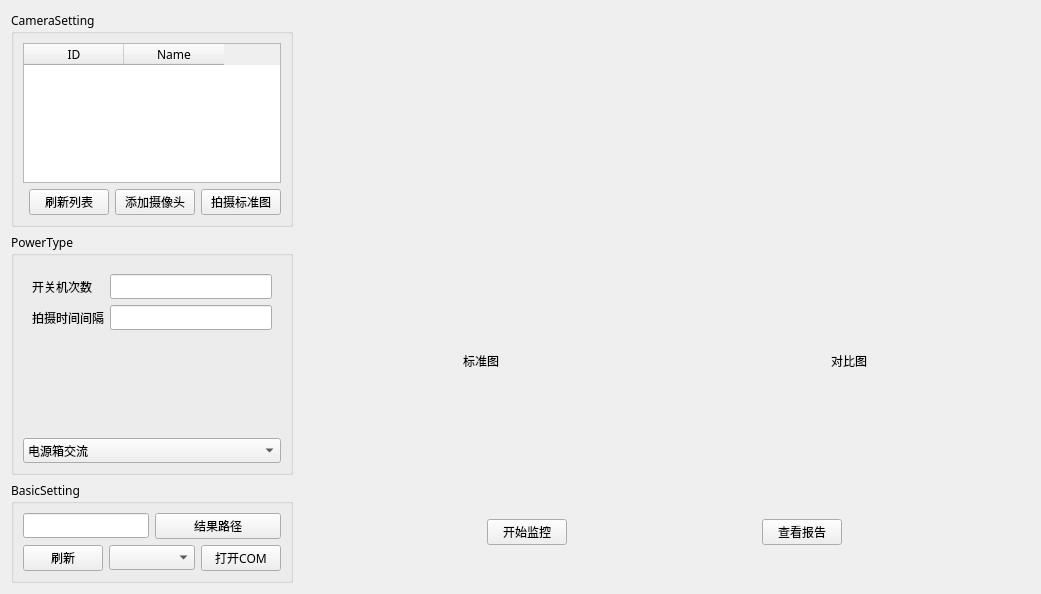
<?xml version="1.0" encoding="UTF-8"?>
<ui version="4.0">
 <class>Form</class>
 <widget class="QWidget" name="Form">
  <property name="geometry">
   <rect>
    <x>0</x>
    <y>0</y>
    <width>1041</width>
    <height>594</height>
   </rect>
  </property>
  <property name="font">
   <font>
    <family>微软雅黑</family>
   </font>
  </property>
  <property name="windowTitle">
   <string>TvPowerOnOffSupervisory</string>
  </property>
  <property name="windowIcon">
   <iconset>
    <normaloff>../../.designer/backup/Res/tv.jpg</normaloff>../../.designer/backup/Res/tv.jpg</iconset>
  </property>
  <layout class="QGridLayout" name="gridLayout_2" columnstretch="1,3">
   <item row="0" column="0">
    <widget class="QGroupBox" name="groupBox">
     <property name="title">
      <string>CameraSetting</string>
     </property>
     <layout class="QGridLayout" name="gridLayout">
      <item row="1" column="3">
       <widget class="QPushButton" name="capture_std_btn">
        <property name="text">
         <string>拍摄标准图</string>
        </property>
       </widget>
      </item>
      <item row="0" column="0" colspan="4">
       <widget class="QTableWidget" name="camera_list">
        <property name="columnCount">
         <number>2</number>
        </property>
        <column>
         <property name="text">
          <string>ID</string>
         </property>
        </column>
        <column>
         <property name="text">
          <string>Name</string>
         </property>
        </column>
       </widget>
      </item>
      <item row="1" column="1">
       <widget class="QPushButton" name="refresh_camera_list_btn">
        <property name="text">
         <string>刷新列表</string>
        </property>
       </widget>
      </item>
      <item row="1" column="2">
       <widget class="QPushButton" name="add_camera_btn">
        <property name="text">
         <string>添加摄像头</string>
        </property>
       </widget>
      </item>
     </layout>
    </widget>
   </item>
   <item row="0" column="1" rowspan="2">
    <layout class="QHBoxLayout" name="horizontalLayout_5">
     <item>
      <layout class="QVBoxLayout" name="verticalLayout_2">
       <item>
        <widget class="QLabel" name="label_22">
         <property name="text">
          <string/>
         </property>
        </widget>
       </item>
       <item>
        <layout class="QHBoxLayout" name="horizontalLayout_3">
         <item>
          <spacer name="horizontalSpacer_3">
           <property name="orientation">
            <enum>Qt::Horizontal</enum>
           </property>
           <property name="sizeHint" stdset="0">
            <size>
             <width>40</width>
             <height>20</height>
            </size>
           </property>
          </spacer>
         </item>
         <item>
          <widget class="QLabel" name="label_24">
           <property name="text">
            <string>标准图</string>
           </property>
          </widget>
         </item>
         <item>
          <spacer name="horizontalSpacer_4">
           <property name="orientation">
            <enum>Qt::Horizontal</enum>
           </property>
           <property name="sizeHint" stdset="0">
            <size>
             <width>40</width>
             <height>20</height>
            </size>
           </property>
          </spacer>
         </item>
        </layout>
       </item>
      </layout>
     </item>
     <item>
      <layout class="QVBoxLayout" name="verticalLayout_3">
       <item>
        <widget class="QLabel" name="label_23">
         <property name="text">
          <string/>
         </property>
        </widget>
       </item>
       <item>
        <layout class="QHBoxLayout" name="horizontalLayout_4">
         <item>
          <spacer name="horizontalSpacer_5">
           <property name="orientation">
            <enum>Qt::Horizontal</enum>
           </property>
           <property name="sizeHint" stdset="0">
            <size>
             <width>40</width>
             <height>20</height>
            </size>
           </property>
          </spacer>
         </item>
         <item>
          <widget class="QLabel" name="label_25">
           <property name="text">
            <string>对比图</string>
           </property>
          </widget>
         </item>
         <item>
          <spacer name="horizontalSpacer_6">
           <property name="orientation">
            <enum>Qt::Horizontal</enum>
           </property>
           <property name="sizeHint" stdset="0">
            <size>
             <width>40</width>
             <height>20</height>
            </size>
           </property>
          </spacer>
         </item>
        </layout>
       </item>
      </layout>
     </item>
    </layout>
   </item>
   <item row="1" column="0">
    <widget class="QGroupBox" name="groupBox_2">
     <property name="title">
      <string>PowerType</string>
     </property>
     <layout class="QGridLayout" name="gridLayout_5">
      <item row="0" column="0">
       <widget class="QStackedWidget" name="stackedWidget">
        <property name="currentIndex">
         <number>0</number>
        </property>
        <widget class="QWidget" name="power_box">
         <layout class="QFormLayout" name="formLayout">
          <item row="0" column="0">
           <widget class="QLabel" name="label">
            <property name="text">
             <string>开关机次数</string>
            </property>
           </widget>
          </item>
          <item row="0" column="1">
           <widget class="QLineEdit" name="txt_box_num"/>
          </item>
          <item row="1" column="0">
           <widget class="QLabel" name="label_2">
            <property name="text">
             <string>拍摄时间间隔</string>
            </property>
           </widget>
          </item>
          <item row="1" column="1">
           <widget class="QLineEdit" name="txt_box_interval"/>
          </item>
         </layout>
        </widget>
        <widget class="QWidget" name="direct_power">
         <layout class="QFormLayout" name="formLayout_2">
          <item row="0" column="0">
           <widget class="QLabel" name="label_3">
            <property name="text">
             <string>开关机次数</string>
            </property>
           </widget>
          </item>
          <item row="0" column="1">
           <widget class="QLineEdit" name="txt_direct_num"/>
          </item>
          <item row="1" column="0">
           <widget class="QLabel" name="label_4">
            <property name="text">
             <string>关机时间</string>
            </property>
           </widget>
          </item>
          <item row="1" column="1">
           <widget class="QLineEdit" name="txt_direct_off_time"/>
          </item>
          <item row="2" column="0">
           <widget class="QLabel" name="label_5">
            <property name="text">
             <string>电源键值</string>
            </property>
           </widget>
          </item>
          <item row="2" column="1">
           <widget class="QLineEdit" name="txt_direct_power_key"/>
          </item>
          <item row="3" column="0">
           <widget class="QLabel" name="label_6">
            <property name="text">
             <string>拍摄时间间隔</string>
            </property>
           </widget>
          </item>
          <item row="3" column="1">
           <widget class="QLineEdit" name="txt_direct_interval"/>
          </item>
         </layout>
        </widget>
        <widget class="QWidget" name="pro800_power">
         <layout class="QFormLayout" name="formLayout_3">
          <item row="0" column="0">
           <widget class="QLabel" name="label_7">
            <property name="text">
             <string>开关机次数</string>
            </property>
           </widget>
          </item>
          <item row="0" column="1">
           <widget class="QLineEdit" name="txt_cross_num"/>
          </item>
          <item row="1" column="0">
           <widget class="QLabel" name="label_8">
            <property name="text">
             <string>继电器地址</string>
            </property>
           </widget>
          </item>
          <item row="1" column="1">
           <widget class="QLineEdit" name="txt_cross_address"/>
          </item>
          <item row="2" column="0">
           <widget class="QLabel" name="label_9">
            <property name="text">
             <string>开机键值</string>
            </property>
           </widget>
          </item>
          <item row="2" column="1">
           <widget class="QLineEdit" name="txt_cross_on_key"/>
          </item>
          <item row="3" column="0">
           <widget class="QLabel" name="label_10">
            <property name="text">
             <string>关机键值</string>
            </property>
           </widget>
          </item>
          <item row="3" column="1">
           <widget class="QLineEdit" name="txt_cross_off_key"/>
          </item>
          <item row="4" column="0">
           <widget class="QLabel" name="label_21">
            <property name="text">
             <string>拍摄时间间隔</string>
            </property>
           </widget>
          </item>
          <item row="4" column="1">
           <widget class="QLineEdit" name="txt_cross_interval"/>
          </item>
         </layout>
        </widget>
       </widget>
      </item>
      <item row="1" column="0">
       <widget class="QComboBox" name="comboBox">
        <item>
         <property name="text">
          <string>电源箱交流</string>
         </property>
        </item>
        <item>
         <property name="text">
          <string>红外直流</string>
         </property>
        </item>
        <item>
         <property name="text">
          <string>PRO800交流</string>
         </property>
        </item>
       </widget>
      </item>
     </layout>
    </widget>
   </item>
   <item row="2" column="0">
    <widget class="QGroupBox" name="groupBox_3">
     <property name="title">
      <string>BasicSetting</string>
     </property>
     <layout class="QGridLayout" name="gridLayout_6">
      <item row="0" column="0" colspan="2">
       <widget class="QLineEdit" name="result_dir_txt"/>
      </item>
      <item row="0" column="2" colspan="2">
       <widget class="QPushButton" name="result_dir_btn">
        <property name="text">
         <string>结果路径</string>
        </property>
       </widget>
      </item>
      <item row="1" column="0">
       <widget class="QPushButton" name="refresh_port_btn">
        <property name="text">
         <string>刷新</string>
        </property>
       </widget>
      </item>
      <item row="1" column="1" colspan="2">
       <widget class="QComboBox" name="port_lists_combox"/>
      </item>
      <item row="1" column="3">
       <widget class="QPushButton" name="open_port_btn">
        <property name="text">
         <string>打开COM</string>
        </property>
       </widget>
      </item>
     </layout>
    </widget>
   </item>
   <item row="2" column="1">
    <layout class="QHBoxLayout" name="horizontalLayout_6">
     <item>
      <spacer name="horizontalSpacer_7">
       <property name="orientation">
        <enum>Qt::Horizontal</enum>
       </property>
       <property name="sizeHint" stdset="0">
        <size>
         <width>40</width>
         <height>20</height>
        </size>
       </property>
      </spacer>
     </item>
     <item>
      <widget class="QPushButton" name="pushButton_2">
       <property name="text">
        <string>开始监控</string>
       </property>
      </widget>
     </item>
     <item>
      <spacer name="horizontalSpacer_9">
       <property name="orientation">
        <enum>Qt::Horizontal</enum>
       </property>
       <property name="sizeHint" stdset="0">
        <size>
         <width>40</width>
         <height>20</height>
        </size>
       </property>
      </spacer>
     </item>
     <item>
      <widget class="QPushButton" name="pushButton_3">
       <property name="text">
        <string>查看报告</string>
       </property>
      </widget>
     </item>
     <item>
      <spacer name="horizontalSpacer_8">
       <property name="orientation">
        <enum>Qt::Horizontal</enum>
       </property>
       <property name="sizeHint" stdset="0">
        <size>
         <width>40</width>
         <height>20</height>
        </size>
       </property>
      </spacer>
     </item>
    </layout>
   </item>
  </layout>
 </widget>
 <resources/>
 <connections>
  <connection>
   <sender>comboBox</sender>
   <signal>currentIndexChanged(int)</signal>
   <receiver>stackedWidget</receiver>
   <slot>setCurrentIndex(int)</slot>
   <hints>
    <hint type="sourcelabel">
     <x>220</x>
     <y>490</y>
    </hint>
    <hint type="destinationlabel">
     <x>219</x>
     <y>397</y>
    </hint>
   </hints>
  </connection>
 </connections>
</ui>
